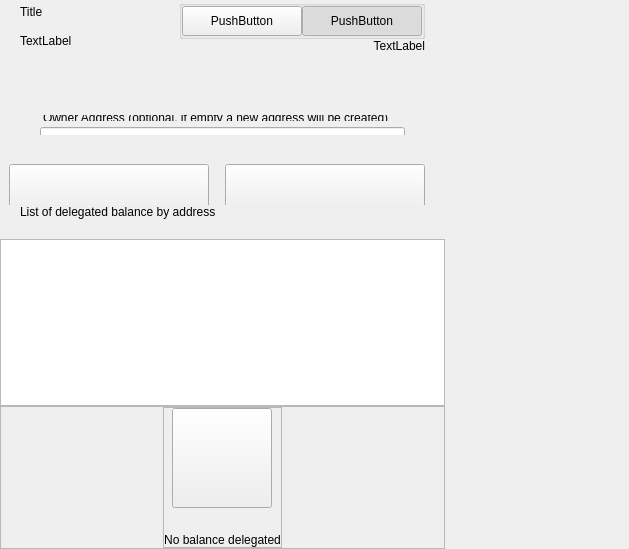
<?xml version="1.0" encoding="UTF-8"?>
<ui version="4.0">
 <class>ColdStakingWidget</class>
 <widget class="QWidget" name="ColdStakingWidget">
  <property name="geometry">
   <rect>
    <x>0</x>
    <y>0</y>
    <width>629</width>
    <height>549</height>
   </rect>
  </property>
  <property name="windowTitle">
   <string>Form</string>
  </property>
  <layout class="QHBoxLayout" name="horizontalLayout_1" stretch="2,1">
   <property name="spacing">
    <number>0</number>
   </property>
   <property name="leftMargin">
    <number>0</number>
   </property>
   <property name="topMargin">
    <number>0</number>
   </property>
   <property name="rightMargin">
    <number>0</number>
   </property>
   <property name="bottomMargin">
    <number>0</number>
   </property>
   <item>
    <widget class="QWidget" name="left" native="true">
     <layout class="QVBoxLayout" name="verticalLayout_3">
      <property name="leftMargin">
       <number>0</number>
      </property>
      <property name="topMargin">
       <number>0</number>
      </property>
      <property name="rightMargin">
       <number>0</number>
      </property>
      <property name="bottomMargin">
       <number>0</number>
      </property>
      <item>
       <layout class="QVBoxLayout" name="verticalLayout_2">
        <property name="spacing">
         <number>0</number>
        </property>
        <item>
         <layout class="QVBoxLayout" name="verticalLayoutTop">
          <property name="spacing">
           <number>0</number>
          </property>
          <property name="leftMargin">
           <number>20</number>
          </property>
          <property name="rightMargin">
           <number>20</number>
          </property>
          <item>
           <widget class="QWidget" name="containerTitle" native="true">
            <property name="sizePolicy">
             <sizepolicy hsizetype="Preferred" vsizetype="Minimum">
              <horstretch>0</horstretch>
              <verstretch>0</verstretch>
             </sizepolicy>
            </property>
            <property name="maximumSize">
             <size>
              <width>16777215</width>
              <height>100</height>
             </size>
            </property>
            <layout class="QHBoxLayout" name="containerTitleLayout">
             <property name="spacing">
              <number>0</number>
             </property>
             <property name="leftMargin">
              <number>0</number>
             </property>
             <property name="topMargin">
              <number>0</number>
             </property>
             <property name="rightMargin">
              <number>0</number>
             </property>
             <property name="bottomMargin">
              <number>0</number>
             </property>
             <item>
              <layout class="QVBoxLayout" name="verticalLayout11">
               <property name="spacing">
                <number>5</number>
               </property>
               <item>
                <widget class="QLabel" name="labelTitle">
                 <property name="text">
                  <string>Title</string>
                 </property>
                </widget>
               </item>
               <item>
                <widget class="QLabel" name="labelSubtitle1">
                 <property name="maximumSize">
                  <size>
                   <width>16777215</width>
                   <height>16777215</height>
                  </size>
                 </property>
                 <property name="text">
                  <string>TextLabel</string>
                 </property>
                </widget>
               </item>
              </layout>
             </item>
             <item>
              <spacer name="horizontalSpacer">
               <property name="orientation">
                <enum>Qt::Horizontal</enum>
               </property>
               <property name="sizeHint" stdset="0">
                <size>
                 <width>40</width>
                 <height>20</height>
                </size>
               </property>
              </spacer>
             </item>
             <item>
              <widget class="QWidget" name="containerViewPrivacyChecks" native="true">
               <layout class="QVBoxLayout" name="containerPrivacyChecks">
                <property name="spacing">
                 <number>0</number>
                </property>
                <property name="leftMargin">
                 <number>0</number>
                </property>
                <property name="topMargin">
                 <number>0</number>
                </property>
                <property name="rightMargin">
                 <number>0</number>
                </property>
                <property name="bottomMargin">
                 <number>0</number>
                </property>
                <item alignment="Qt::AlignHCenter|Qt::AlignVCenter">
                 <widget class="QGroupBox" name="groupBox">
                  <property name="title">
                   <string/>
                  </property>
                  <layout class="QHBoxLayout" name="horizontalLayout_2_1">
                   <property name="spacing">
                    <number>0</number>
                   </property>
                   <property name="leftMargin">
                    <number>0</number>
                   </property>
                   <property name="topMargin">
                    <number>0</number>
                   </property>
                   <property name="rightMargin">
                    <number>0</number>
                   </property>
                   <property name="bottomMargin">
                    <number>0</number>
                   </property>
                   <item>
                    <widget class="QPushButton" name="pushLeft">
                     <property name="minimumSize">
                      <size>
                       <width>120</width>
                       <height>30</height>
                      </size>
                     </property>
                     <property name="maximumSize">
                      <size>
                       <width>120</width>
                       <height>30</height>
                      </size>
                     </property>
                     <property name="text">
                      <string>PushButton</string>
                     </property>
                     <property name="checkable">
                      <bool>true</bool>
                     </property>
                     <property name="autoExclusive">
                      <bool>true</bool>
                     </property>
                    </widget>
                   </item>
                   <item>
                    <widget class="QPushButton" name="pushRight">
                     <property name="minimumSize">
                      <size>
                       <width>120</width>
                       <height>30</height>
                      </size>
                     </property>
                     <property name="maximumSize">
                      <size>
                       <width>120</width>
                       <height>30</height>
                      </size>
                     </property>
                     <property name="text">
                      <string>PushButton</string>
                     </property>
                     <property name="checkable">
                      <bool>true</bool>
                     </property>
                     <property name="checked">
                      <bool>true</bool>
                     </property>
                     <property name="autoExclusive">
                      <bool>true</bool>
                     </property>
                    </widget>
                   </item>
                  </layout>
                 </widget>
                </item>
                <item alignment="Qt::AlignTop">
                 <widget class="QLabel" name="labelSubtitle2">
                  <property name="text">
                   <string>TextLabel</string>
                  </property>
                  <property name="alignment">
                   <set>Qt::AlignRight|Qt::AlignTrailing|Qt::AlignVCenter</set>
                  </property>
                 </widget>
                </item>
               </layout>
              </widget>
             </item>
            </layout>
           </widget>
          </item>
          <item>
           <spacer name="verticalSpacer_2">
            <property name="orientation">
             <enum>Qt::Vertical</enum>
            </property>
            <property name="sizeType">
             <enum>QSizePolicy::Fixed</enum>
            </property>
            <property name="sizeHint" stdset="0">
             <size>
              <width>20</width>
              <height>30</height>
             </size>
            </property>
           </spacer>
          </item>
          <item>
           <widget class="QWidget" name="containerSend" native="true">
            <property name="minimumSize">
             <size>
              <width>0</width>
              <height>50</height>
             </size>
            </property>
            <layout class="QVBoxLayout" name="containerSendRow">
             <property name="spacing">
              <number>6</number>
             </property>
             <property name="leftMargin">
              <number>0</number>
             </property>
             <property name="topMargin">
              <number>0</number>
             </property>
             <property name="rightMargin">
              <number>0</number>
             </property>
             <property name="bottomMargin">
              <number>0</number>
             </property>
             <item>
              <widget class="QLabel" name="labelEditTitle">
               <property name="maximumSize">
                <size>
                 <width>16777215</width>
                 <height>30</height>
                </size>
               </property>
               <property name="styleSheet">
                <string notr="true">padding-left:20px; padding-bottom:3px;</string>
               </property>
               <property name="text">
                <string/>
               </property>
              </widget>
             </item>
             <item>
              <spacer name="verticalSpacer_6">
               <property name="orientation">
                <enum>Qt::Vertical</enum>
               </property>
               <property name="sizeType">
                <enum>QSizePolicy::Fixed</enum>
               </property>
               <property name="sizeHint" stdset="0">
                <size>
                 <width>20</width>
                 <height>9</height>
                </size>
               </property>
              </spacer>
             </item>
             <item>
              <widget class="QWidget" name="containerOwner" native="true">
               <layout class="QVBoxLayout" name="vContainerOwner">
                <property name="spacing">
                 <number>4</number>
                </property>
                <property name="leftMargin">
                 <number>20</number>
                </property>
                <property name="topMargin">
                 <number>0</number>
                </property>
                <property name="rightMargin">
                 <number>20</number>
                </property>
                <property name="bottomMargin">
                 <number>0</number>
                </property>
                <item>
                 <widget class="QLabel" name="labelSubtitleDescription">
                  <property name="maximumSize">
                   <size>
                    <width>16777215</width>
                    <height>20</height>
                   </size>
                  </property>
                  <property name="styleSheet">
                   <string notr="true">margin-bottom:2px;
                   margin-left:0.05px;
                   padding:0px;</string>
                  </property>
                  <property name="text">
                   <string>Owner Address (optional, if empty a new address will be created)</string>
                  </property>
                 </widget>
                </item>
                <item>
                 <widget class="QLineEdit" name="lineEditOwnerAddress">
                  <property name="minimumSize">
                   <size>
                    <width>0</width>
                    <height>50</height>
                   </size>
                  </property>
                  <property name="maximumSize">
                   <size>
                    <width>16777215</width>
                    <height>50</height>
                   </size>
                  </property>
                  <property name="styleSheet">
                   <string notr="true"/>
                  </property>
                 </widget>
                </item>
               </layout>
              </widget>
             </item>
            </layout>
           </widget>
          </item>
         </layout>
        </item>
        <item>
         <spacer name="verticalSpacer_3">
          <property name="orientation">
           <enum>Qt::Vertical</enum>
          </property>
          <property name="sizeType">
           <enum>QSizePolicy::Minimum</enum>
          </property>
          <property name="sizeHint" stdset="0">
           <size>
            <width>20</width>
            <height>20</height>
           </size>
          </property>
         </spacer>
        </item>
        <item>
         <widget class="QWidget" name="containerBtn" native="true">
          <property name="minimumSize">
           <size>
            <width>0</width>
            <height>50</height>
           </size>
          </property>
          <layout class="QHBoxLayout" name="horizontalLayout">
           <property name="rightMargin">
            <number>20</number>
           </property>
           <item>
            <spacer name="horizontalSpacer_2">
             <property name="orientation">
              <enum>Qt::Horizontal</enum>
             </property>
             <property name="sizeHint" stdset="0">
              <size>
               <width>200</width>
               <height>20</height>
              </size>
             </property>
            </spacer>
           </item>
           <item>
            <layout class="QHBoxLayout" name="horizontalLayout_7">
             <item>
              <spacer name="horizontalSpacer_3">
               <property name="orientation">
                <enum>Qt::Horizontal</enum>
               </property>
               <property name="sizeType">
                <enum>QSizePolicy::Expanding</enum>
               </property>
               <property name="sizeHint" stdset="0">
                <size>
                 <width>40</width>
                 <height>20</height>
                </size>
               </property>
              </spacer>
             </item>
             <item>
              <widget class="QPushButton" name="pushButtonClear">
               <property name="minimumSize">
                <size>
                 <width>200</width>
                 <height>50</height>
                </size>
               </property>
               <property name="text">
                <string/>
               </property>
              </widget>
             </item>
             <item>
              <spacer name="horizontalSpacer_4">
               <property name="orientation">
                <enum>Qt::Horizontal</enum>
               </property>
               <property name="sizeType">
                <enum>QSizePolicy::Fixed</enum>
               </property>
               <property name="sizeHint" stdset="0">
                <size>
                 <width>10</width>
                 <height>20</height>
                </size>
               </property>
              </spacer>
             </item>
             <item>
              <widget class="QPushButton" name="pushButtonSend">
               <property name="minimumSize">
                <size>
                 <width>200</width>
                 <height>50</height>
                </size>
               </property>
               <property name="maximumSize">
                <size>
                 <width>200</width>
                 <height>50</height>
                </size>
               </property>
               <property name="text">
                <string/>
               </property>
              </widget>
             </item>
            </layout>
           </item>
          </layout>
         </widget>
        </item>
        <item>
         <widget class="QWidget" name="containerHistoryLabel" native="true">
          <layout class="QHBoxLayout" name="horizontalLayout_4">
           <property name="spacing">
            <number>0</number>
           </property>
           <property name="leftMargin">
            <number>20</number>
           </property>
           <property name="topMargin">
            <number>0</number>
           </property>
           <property name="rightMargin">
            <number>0</number>
           </property>
           <property name="bottomMargin">
            <number>0</number>
           </property>
           <item>
            <widget class="QLabel" name="labelListHistory">
             <property name="text">
              <string>List of delegated balance by address</string>
             </property>
            </widget>
           </item>
          </layout>
         </widget>
        </item>
        <item>
         <layout class="QVBoxLayout" name="verticalLayout_6">
          <property name="spacing">
           <number>0</number>
          </property>
          <item>
           <spacer name="verticalSpacer_4">
            <property name="orientation">
             <enum>Qt::Vertical</enum>
            </property>
            <property name="sizeType">
             <enum>QSizePolicy::Fixed</enum>
            </property>
            <property name="sizeHint" stdset="0">
             <size>
              <width>20</width>
              <height>20</height>
             </size>
            </property>
           </spacer>
          </item>
          <item>
           <widget class="QListView" name="listView">
            <property name="enabled">
             <bool>true</bool>
            </property>
            <property name="mouseTracking">
             <bool>true</bool>
            </property>
           </widget>
          </item>
          <item>
           <widget class="QFrame" name="emptyContainer">
            <property name="minimumSize">
             <size>
              <width>0</width>
              <height>100</height>
             </size>
            </property>
            <property name="frameShape">
             <enum>QFrame::StyledPanel</enum>
            </property>
            <property name="frameShadow">
             <enum>QFrame::Raised</enum>
            </property>
            <layout class="QVBoxLayout" name="verticalLayout_71" stretch="1,8">
             <property name="spacing">
              <number>0</number>
             </property>
             <property name="leftMargin">
              <number>0</number>
             </property>
             <property name="topMargin">
              <number>0</number>
             </property>
             <property name="rightMargin">
              <number>0</number>
             </property>
             <property name="bottomMargin">
              <number>0</number>
             </property>
             <item>
              <spacer name="verticalSpacer">
               <property name="orientation">
                <enum>Qt::Vertical</enum>
               </property>
               <property name="sizeHint" stdset="0">
                <size>
                 <width>20</width>
                 <height>20</height>
                </size>
               </property>
              </spacer>
             </item>
             <item alignment="Qt::AlignHCenter|Qt::AlignVCenter">
              <widget class="QFrame" name="emptyScreen">
               <property name="sizePolicy">
                <sizepolicy hsizetype="Expanding" vsizetype="Expanding">
                 <horstretch>0</horstretch>
                 <verstretch>0</verstretch>
                </sizepolicy>
               </property>
               <property name="frameShape">
                <enum>QFrame::StyledPanel</enum>
               </property>
               <property name="frameShadow">
                <enum>QFrame::Raised</enum>
               </property>
               <layout class="QVBoxLayout" name="verticalLayout">
                <property name="spacing">
                 <number>30</number>
                </property>
                <property name="leftMargin">
                 <number>0</number>
                </property>
                <property name="topMargin">
                 <number>0</number>
                </property>
                <property name="rightMargin">
                 <number>0</number>
                </property>
                <property name="bottomMargin">
                 <number>0</number>
                </property>
                <item alignment="Qt::AlignHCenter|Qt::AlignVCenter">
                 <widget class="QPushButton" name="pushImgEmpty">
                  <property name="minimumSize">
                   <size>
                    <width>100</width>
                    <height>100</height>
                   </size>
                  </property>
                  <property name="maximumSize">
                   <size>
                    <width>100</width>
                    <height>100</height>
                   </size>
                  </property>
                  <property name="text">
                   <string/>
                  </property>
                  <property name="iconSize">
                   <size>
                    <width>100</width>
                    <height>100</height>
                   </size>
                  </property>
                 </widget>
                </item>
                <item alignment="Qt::AlignHCenter|Qt::AlignVCenter">
                 <widget class="QLabel" name="labelEmpty">
                  <property name="styleSheet">
                   <string notr="true"/>
                  </property>
                  <property name="text">
                   <string>No balance delegated</string>
                  </property>
                  <property name="alignment">
                   <set>Qt::AlignCenter</set>
                  </property>
                 </widget>
                </item>
               </layout>
              </widget>
             </item>
            </layout>
           </widget>
          </item>
         </layout>
        </item>
       </layout>
      </item>
     </layout>
    </widget>
   </item>
   <item>
    <widget class="QWidget" name="right" native="true">
     <layout class="QVBoxLayout" name="verticalLayout_5">
      <property name="leftMargin">
       <number>0</number>
      </property>
      <property name="topMargin">
       <number>0</number>
      </property>
      <property name="rightMargin">
       <number>0</number>
      </property>
      <property name="bottomMargin">
       <number>0</number>
      </property>
      <item>
       <widget class="OptionButton" name="btnCoinControl" native="true">
        <property name="minimumSize">
         <size>
          <width>0</width>
          <height>50</height>
         </size>
        </property>
       </widget>
      </item>
      <item>
       <widget class="OptionButton" name="btnColdStaking" native="true"/>
      </item>
      <item>
       <layout class="QVBoxLayout" name="verticalLayout_4">
        <property name="spacing">
         <number>0</number>
        </property>
        <item>
         <spacer name="verticalSpacer_5">
          <property name="orientation">
           <enum>Qt::Vertical</enum>
          </property>
          <property name="sizeHint" stdset="0">
           <size>
            <width>20</width>
            <height>40</height>
           </size>
          </property>
         </spacer>
        </item>
       </layout>
      </item>
     </layout>
    </widget>
   </item>
  </layout>
 </widget>
 <customwidgets>
  <customwidget>
   <class>OptionButton</class>
   <extends>QWidget</extends>
   <header>qt/pivx/optionbutton.h</header>
   <container>1</container>
  </customwidget>
 </customwidgets>
 <resources/>
 <connections/>
</ui>
